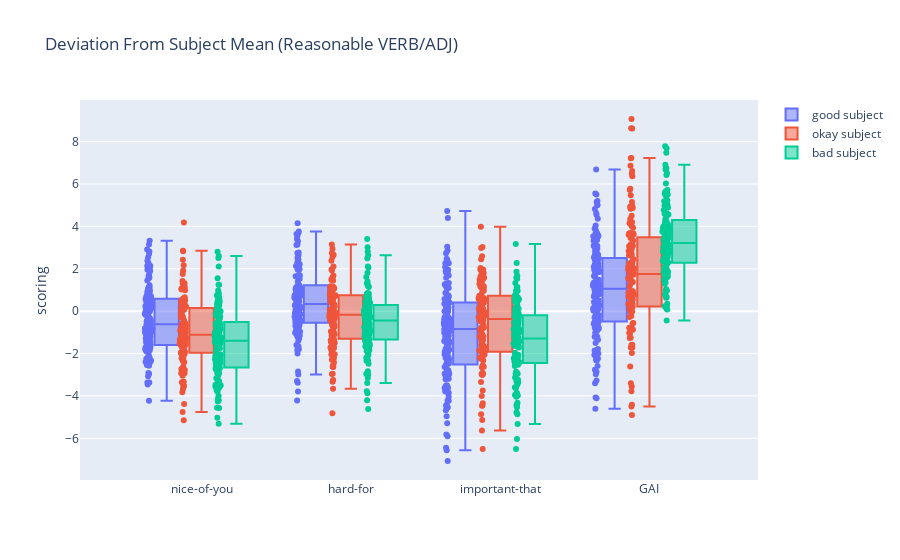

This figure's notebook cell:
### Code cell
# perform a grammaticality analysis on subjects
okay_good = okay_df[okay_df["n_score"] == 2]
okay_bad = okay_df[okay_df["n_score"] == -10]
okay_okay = okay_df[okay_df["n_score"] == 1]

fig = go.Figure()

# box plot of sentences with good subjects
fig.add_trace(go.Box(x = okay_good["construction"], y = okay_good["prob_diff"],
    name = "good subject", hovertext = okay_good["sentence"], boxpoints = "all", jitter = 0.3
))

# box plot of sentences with okay subjects
fig.add_trace(go.Box(x = okay_okay["construction"], y = okay_okay["prob_diff"],
    name = "okay subject", hovertext = okay_okay["sentence"], boxpoints = "all", jitter = 0.3
))

# box plot of sentences with bad subjects
fig.add_trace(go.Box(x = okay_bad["construction"], y = okay_bad["prob_diff"],
    name = "bad subject", hovertext = okay_bad["sentence"], boxpoints = "all", jitter = 0.3
))

fig.update_layout(
    yaxis_title='scoring',
    title_text = "Deviation From Subject Mean (Reasonable VERB/ADJ)",
    boxmode='group' # group together boxes of the different traces for each value of x
)
fig.show()

### Figure 1 — Plotly figure (JSON) as saved in the notebook; plotly's stock layout.template omitted (floating-point values rounded to 4 significant figures; data arrays with more than 128 entries replaced by an {"elided": "..."} marker saying what was removed)
{"data": [{"boxpoints": "all", "hovertext": {"elided": "573 str values"}, "jitter": 0.3, "name": "good subject", "type": "box", "x": {"elided": "573 str values"}, "y": {"elided": "573 float values"}}, {"boxpoints": "all", "hovertext": {"elided": "472 str values"}, "jitter": 0.3, "name": "okay subject", "type": "box", "x": {"elided": "472 str values"}, "y": {"elided": "472 float values"}}, {"boxpoints": "all", "hovertext": {"elided": "527 str values"}, "jitter": 0.3, "name": "bad subject", "type": "box", "x": {"elided": "527 str values"}, "y": {"elided": "527 float values"}}], "layout": {"boxmode": "group", "title": {"text": "Deviation From Subject Mean (Reasonable VERB/ADJ)"}, "yaxis": {"title": {"text": "scoring"}}}}
